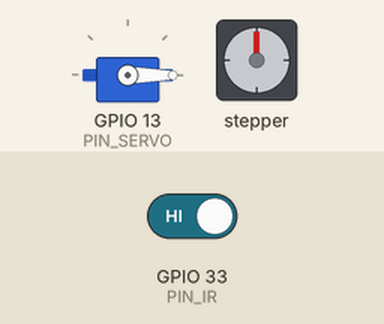
A sketch run on a simulated ESP32. Parts: servo, stepper motor. The test bench sets the inputs (shaded band); at power-on: GPIO 33 (PIN_IR) HIGH. Stepper angles assume 2048 steps per turn; what the sketch prints to the serial monitor is not drawn.

Above: at 1.2 s.
1.3 s: GPIO 33 (PIN_IR) driven LOW
At 3.6 s:
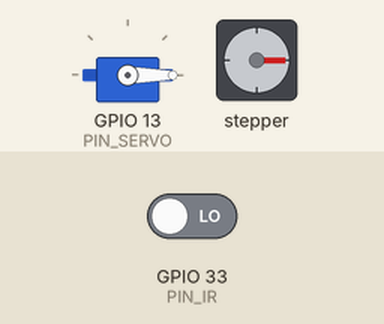
At 5.3 s:
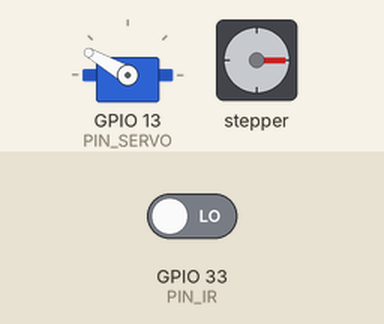
Timing chart, 0 to 9.0 s (numbered marks = the images above; inputs shaded):
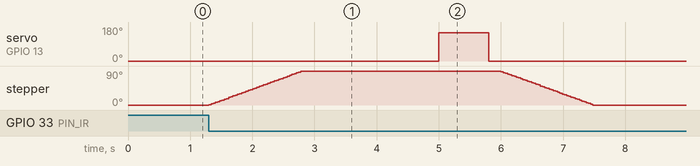

The sketch:

Test_IR_Stepper_Servo.ino
```cpp
/*Test IR + Stepper + Servo*/

#include <Stepper.h>
#include <ESP32Servo.h>

const int PIN_IR = 33;
const int STEPS = 2048;
Stepper stepper(STEPS, 25, 27, 26, 14);
int positionDegree = 0;

Servo mg;
const int PIN_SERVO = 13;
const int ANG_MAX = 150;

void setup() {
  Serial.begin(115200);
  pinMode(PIN_IR, INPUT);
  stepper.setSpeed(10);

  mg.setPeriodHertz(50);
  mg.attach(PIN_SERVO, 500, 2400);
  mg.write(0);
}

void loop() {
  static bool detectat = false;

  int ir = digitalRead(PIN_IR);

  if (ir == LOW && !detectat) {
    detectat = true;
    Serial.println("Obiect detectat!");

    rotireLa(90);
    delay(2000);
    sweepServo();
    rotireLa(0);
  }

  if (ir == HIGH && detectat) {
    detectat = false;
  }

  delay(100);
}

void rotireLa(int target) {
  int diff = ((target - positionDegree + 540) % 360) - 180;
  int steps = diff * STEPS / 360;
  stepper.step(steps);
  positionDegree = target;

  Serial.printf("Rotație la %d° (pași %d)\n", positionDegree, steps);
}

void sweepServo() {
  mg.write(0);
  delay(200);
  mg.write(ANG_MAX);
  delay(800);
  mg.write(0);
  delay(200);
}
```

Measured:
- after the input at 1.3 s, servo on GPIO 13 (PIN_SERVO): 0° → 150° after 3.7 s, → 0° 0.80 s later; stepper: turns 90° clockwise in 1.5 s, then 90° counter-clockwise in 1.5 s
